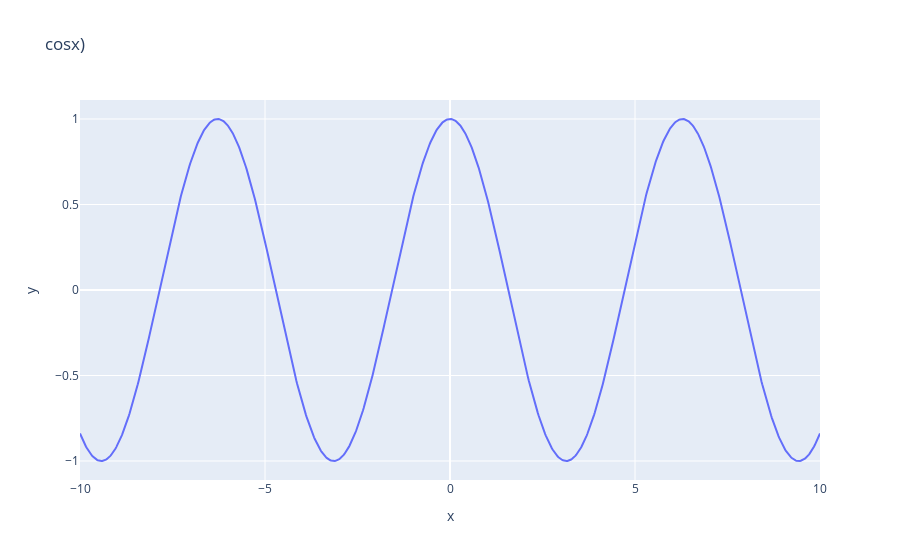

Notebook cell for this chart:
### Markdown cell above
### Taylor Series
- https://tutorial.math.lamar.edu/classes/calcii/taylorseries.aspx

### Code cell
def f(x):
    return math.cos(x)

X = np.linspace(-10,10,1000)
Y = [f(x) for x in X]

fig = px.line({"x": X, "y":Y}, x="x", y="y", title='cosx)')
fig.show()

### Figure 1 — Plotly figure (JSON) as saved in the notebook; plotly's stock layout.template omitted (floating-point values rounded to 4 significant figures; data arrays with more than 128 entries replaced by an {"elided": "..."} marker saying what was removed)
{"data": [{"hovertemplate": "x=%{x}<br>y=%{y}<extra></extra>", "legendgroup": "", "line": {"color": "#636efa", "dash": "solid"}, "mode": "lines", "name": "", "orientation": "v", "showlegend": false, "type": "scatter", "x": {"elided": "1000 float values"}, "xaxis": "x", "y": {"elided": "1000 float values"}, "yaxis": "y"}], "layout": {"autosize": true, "legend": {"tracegroupgap": 0}, "title": {"text": "cosx)"}, "xaxis": {"anchor": "y", "autorange": true, "domain": [0, 1], "range": [-10, 10], "title": {"text": "x"}, "type": "linear"}, "yaxis": {"anchor": "x", "autorange": true, "domain": [0, 1], "range": [-1.111, 1.111], "title": {"text": "y"}, "type": "linear"}}}
